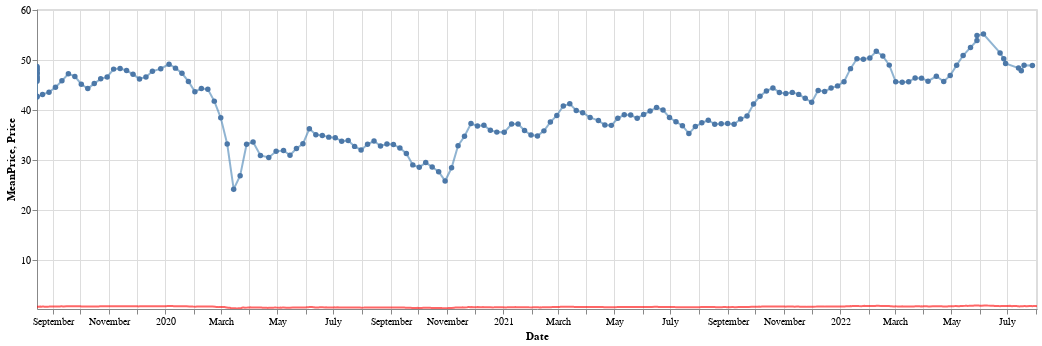

This figure's notebook cell:
### Code cell
plot_cours_mean(name,"Week")

### Figure 1 — Vega-Lite specification as saved in the notebook (floating-point values rounded to 4 significant figures; data arrays with more than 128 entries replaced by an {"elided": "..."} marker saying what was removed)
{"config": {"view": {"continuousWidth": 400, "continuousHeight": 300}}, "layer": [{"data": {"name": "data-9851b474332e190f954563adc556ee1c"}, "mark": {"type": "line", "color": "steelblue", "opacity": 0.6, "point": true}, "encoding": {"tooltip": [{"field": "date", "type": "temporal"}, {"field": "prix_moyen", "title": "MeanPriceWeek", "type": "quantitative"}], "x": {"field": "date", "title": "Date", "type": "temporal"}, "y": {"field": "prix_moyen", "scale": {"clamp": true, "domain": [19.26, 60.27]}, "title": "MeanPrice", "type": "quantitative"}}, "height": 300, "selection": {"selector008": {"type": "interval", "bind": "scales", "encodings": ["x", "y"]}}, "width": 1000}, {"data": {"name": "data-4e1d816609d2954b3c5de59952a28e3a"}, "mark": {"type": "line", "color": "red", "opacity": 0.6}, "encoding": {"tooltip": [{"field": "Date", "type": "temporal"}, {"field": "Dernier01", "title": "Price", "type": "quantitative"}], "x": {"field": "Date", "scale": {"clamp": true, "domain": ["2019-08-15", "2022-08-02"]}, "type": "temporal"}, "y": {"field": "Dernier01", "scale": {"clamp": true, "domain": [0.2896, 1.088]}, "title": "Price", "type": "quantitative"}}, "height": 300, "selection": {"selector006": {"type": "interval", "encodings": ["x"]}, "selector007": {"type": "interval", "bind": "scales", "encodings": ["x", "y"]}}, "width": 1000}], "$schema": "https://vega.github.io/schema/vega-lite/v4.17.0.json", "datasets": {"data-9851b474332e190f954563adc556ee1c": {"elided": "166 records"}, "data-4e1d816609d2954b3c5de59952a28e3a": {"elided": "762 records"}}}
